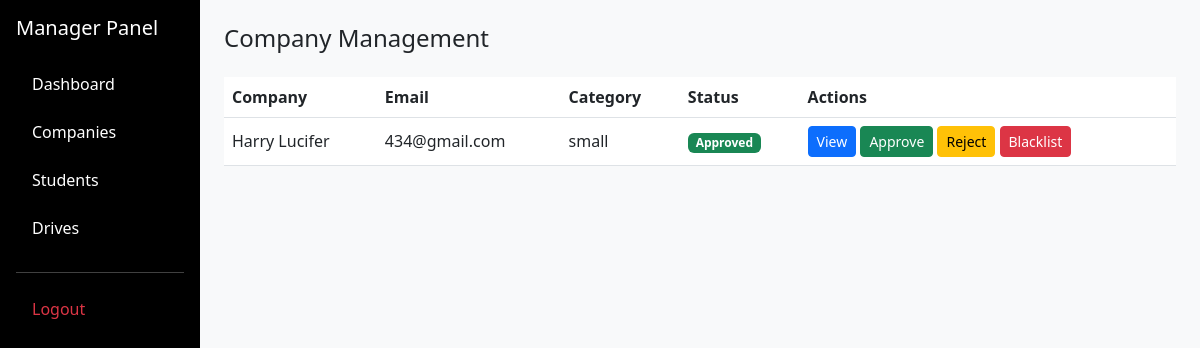
/manager/companies (signed in), run on the app's committed database.
### application/models.py (models this page shows)
class Company(db.Model, UserMixin):
    id = db.Column(db.Integer, primary_key=True)
    username = db.Column(db.String(100), unique=True, nullable=False)
    email = db.Column(db.String(120), unique=True, nullable=False)
    name = db.Column(db.String(100), unique=True, nullable=False)
    password = db.Column(db.String(128), nullable=False)
    category = db.Column(db.String(50), nullable=False) # Gold, Silver, etc.
    scale = db.Column(db.String(50), nullable=False)    # MNC, Startup, etc.
    description = db.Column(db.Text, nullable=True)
    placementHistory = db.Column(db.Text, nullable=True)
    address = db.Column(db.String(100), nullable=True)
    locations = db.Column(db.String(200), nullable=True)
    website = db.Column(db.String(100), nullable=True)
    contactName = db.Column(db.String(100), nullable=True)
    contactEmail = db.Column(db.String(120), nullable=True)
    status = db.Column(db.String(50), nullable=False, default="Pending")
    isBlacklisted = db.Column(db.Boolean, nullable=False, default=False)
    drives = db.relationship('Drive', backref='company', lazy=True)

### application/controllers.py (the view)
@app.route("/manager/companies")
@login_required
def manager_companies():
    if current_user.type != "manager":
        return redirect("/login")
    companies = Company.query.all()
    return render_template("companies.html", companies=companies)

### app.py (called while the page is built)
def create_app():
    app = Flask(__name__)
    app.config['SECRET_KEY'] = "afgjke12359754iloyuremane45j"
    app.config['SQLALCHEMY_DATABASE_URI'] = 'sqlite:///placement_portal.sqlite3'
    app.config['SQLALCHEMY_TRACK_MODIFICATIONS'] = False
    app.debug = True
    db.init_app(app)
    login_manager.init_app(app)
    login_manager.login_view = "login"
    @login_manager.user_loader
    def load_user(user_id):
        if not user_id:
            return None
        try:
            uid = int(user_id)
        except Exception:
            return None
        user = User.query.get(uid)
        if user:
            return user
        return Company.query.get(uid)
    return app

### templates/companies.html (shortened to what this page needs)
<!DOCTYPE html>
<html>
<head>
<link href="https://cdn.jsdelivr.net/npm/bootstrap@5.3.0/dist/css/bootstrap.min.css" rel="stylesheet">
</head>
<body class="bg-light">
<div class="container-fluid">
<div class="row">
<div class="col-md-3 col-lg-2 bg-black text-white min-vh-100 p-3 d-none d-md-block">
<h5 class="mb-4">Manager Panel</h5>
<ul class="nav flex-column">
<li class="nav-item mb-2">
<a href="/manager" class="nav-link text-white">Dashboard</a>
</li>
<li class="nav-item mb-2">
<a href="/manager/companies" class="nav-link text-white">Companies</a>
</li>
<li class="nav-item mb-2">
<a href="/manager/students" class="nav-link text-white">Students</a>
</li>
<li class="nav-item mb-2">
<a href="/manager/drives" class="nav-link text-white">Drives</a>
</li>
<hr class="bg-light">
<li class="nav-item">
<a href="/logout" class="nav-link text-danger">Logout</a>
</li>
</ul>
</div>
<div class="col-md-9 col-lg-10 p-4">
<h4 class="mb-4">Company Management</h4>
<div class="table-responsive">
<table class="table table-hover align-middle">
<thead>
<tr>
<th>Company</th>
<th>Email</th>
<th>Category</th>
<th>Status</th>
<th>Actions</th>
</tr>
</thead>
<tbody>
{% for company in companies %}
<tr>
<td>{{ company.name }}</td>
<td>{{ company.email }}</td>
<td>{{ company.scale }}</td>
<td>
{% if company.status == "Pending" %}
<span class="badge bg-warning text-dark">Pending</span>
{% elif company.status == "Approved" %}
<span class="badge bg-success">Approved</span>
{% elif company.status == "Rejected" %}
<span class="badge bg-secondary">Rejected</span>
{% endif %}
</td>
<td>
<a href="/manager/company/{{company.id}}" class="btn btn-primary btn-sm">
View
</a>
<a href="/manager/company/approve/{{company.id}}" class="btn btn-success btn-sm">
Approve
</a>
<a href="/manager/company/reject/{{company.id}}" class="btn btn-warning btn-sm">
Reject
</a>
{% if company.isBlacklisted %}
<a href="/manager/company/whitelist/{{company.id}}" class="btn btn-info btn-sm">
Whitelist
</a>
{% else %}
<a href="/manager/company/blacklist/{{company.id}}" class="btn btn-danger btn-sm">
Blacklist
</a>
{% endif %}
</td>
</tr>
{% endfor %}
</tbody>
</table>
</div>
</div>
</div>
</body>
</html>

### data on the page
Company: name "Harry Lucifer", email "434@gmail.com", scale "small", status "Approved"
